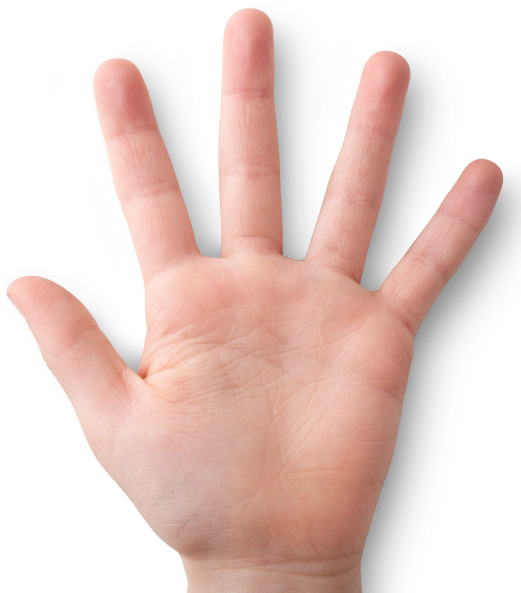
#> input picture hand-01.jpg, 521 x 593 px
$ jupyter execute color-space_based_segmentation.ipynb   (shell and % lines are left out)
#> lines starting #> are read from the running program, lines starting #| are printed output that depends on the picture; after the words box and inside, x2 and y2 are one past the last pixel; in counts of white or black regions, pixels touching at a corner belong together
# OpeCV Color-space based segmentation

[cell 1]
import cv2
import numpy as np

import matplotlib
#matplotlib.use('nbagg')
import matplotlib.pylab as plt

import ipywidgets as widgets

[cell 2]
hand = cv2.imread("./hand-01.jpg")
#> hand is the input picture: shape (593, 521, 3); mean B, G, R 203.4, 209.5, 232.7
# plt.imshow(cv2.cvtColor(hand, cv2.COLOR_BGR2RGB))
# plt.axis('off')
# plt.show()

## Segmentation using HSV

[cell 3]
hand_hsv = cv2.cvtColor(hand, cv2.COLOR_BGR2HSV)
#> hand_hsv: shape (593, 521, 3); mean H, S, V 5.5, 35.3, 232.8
lower = np.array((0, 10, 60))
upper = np.array((20, 150, 255))

hand_skin = cv2.inRange(hand_hsv,lower, upper)
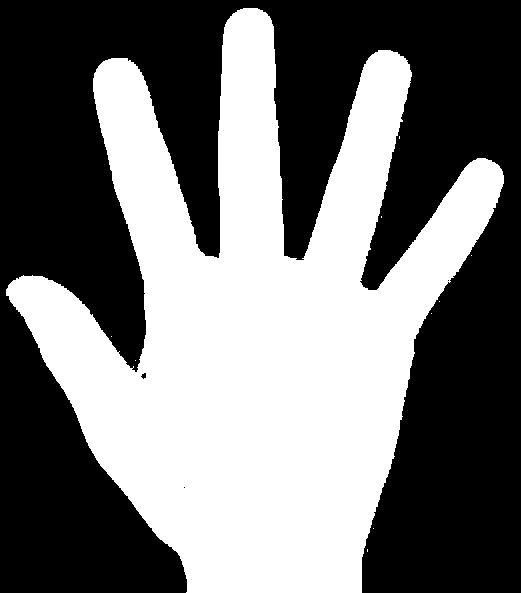
#> hand_skin: shape (593, 521); 45.4% white; 10 white regions (9 under 20 px), largest, box (x1, y1, x2, y2) and area: (6, 8, 504, 593) 140211
plot_obj = plt.imshow(hand_skin)
plt.axis('off')

# Adds interactive elements based on ipywidgets
# [40 lines left out: functions hue_handler, sat_handler, val_handler, not called in this run]

slider_hue = widgets.IntRangeSlider(value=(lower[0], upper[0]), min=0, max=255, description='Hue')
slider_hue.observe(hue_handler)
display(slider_hue)

slider_sat = widgets.IntRangeSlider(value=(lower[1], upper[1]), min=0, max=255, description='Sat')
slider_sat.observe(sat_handler)
display(slider_sat)

slider_val = widgets.IntRangeSlider(value=(lower[2], upper[2]), min=0, max=255, description='Val')
slider_val.observe(val_handler)
display(slider_val)

[cell 4]
print(lower, upper)

## Segmentation using YCrCb

[cell 5]
hand_ycrcb = cv2.cvtColor(hand, cv2.COLOR_BGR2YCrCb)
#> hand_ycrcb: shape (593, 521, 3); mean of channels 0, 1, 2 215.7, 140.2, 121
lower = np.array((0, 133, 77))
upper = np.array((255, 173, 177))

hand_skin2 = cv2.inRange(hand_hsv,lower, upper)
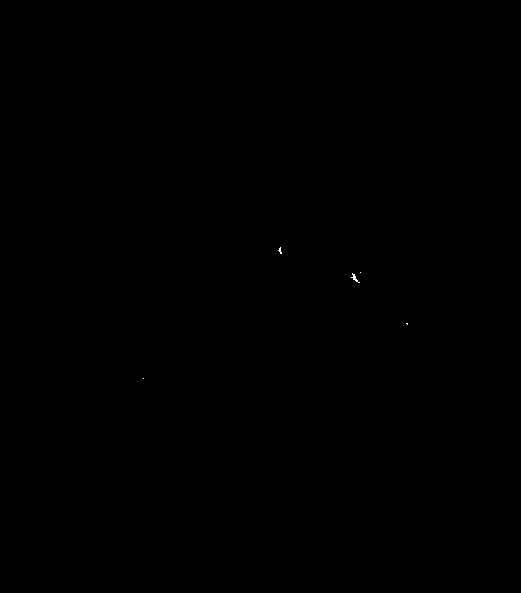
#> hand_skin2: shape (593, 521); 0.02% white in thin lines or dots, all inside (x1, y1, x2, y2) = (143, 247, 408, 379)
plot_obj2 = plt.imshow(hand_skin)
plt.axis('off')

# Adds interactive elements based on ipywidgets
# [40 lines left out: functions y_handler, cr_handler, cb_handler, not called in this run]

slider_y = widgets.IntRangeSlider(value=(lower[0], upper[0]), min=0, max=255, description='Y')
slider_y.observe(y_handler)
display(slider_y)

slider_cr = widgets.IntRangeSlider(value=(lower[1], upper[1]), min=0, max=255, description='Cr')
slider_cr.observe(cr_handler)
display(slider_cr)

slider_cb = widgets.IntRangeSlider(value=(lower[2], upper[2]), min=0, max=255, description='Cb')
slider_cb.observe(cb_handler)
display(slider_cb)
